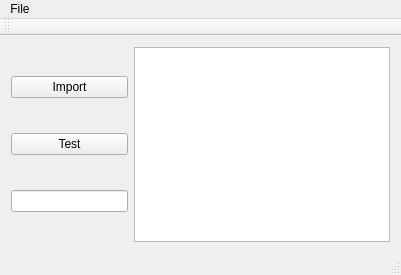
<?xml version="1.0" encoding="UTF-8"?>
<ui version="4.0">
 <class>MainWindow</class>
 <widget class="QMainWindow" name="MainWindow">
  <property name="geometry">
   <rect>
    <x>0</x>
    <y>0</y>
    <width>401</width>
    <height>275</height>
   </rect>
  </property>
  <property name="windowTitle">
   <string>MainWindow</string>
  </property>
  <widget class="QWidget" name="centralWidget">
   <layout class="QGridLayout" name="gridLayout">
    <item row="0" column="0">
     <layout class="QHBoxLayout" name="horizontalLayout">
      <item>
       <layout class="QVBoxLayout" name="verticalLayout">
        <item>
         <widget class="QPushButton" name="importButton">
          <property name="text">
           <string>Import</string>
          </property>
         </widget>
        </item>
        <item>
         <widget class="QPushButton" name="testButton">
          <property name="text">
           <string>Test</string>
          </property>
         </widget>
        </item>
        <item>
         <widget class="QLineEdit" name="testLine"/>
        </item>
       </layout>
      </item>
      <item>
       <widget class="QListWidget" name="testList"/>
      </item>
     </layout>
    </item>
   </layout>
  </widget>
  <widget class="QMenuBar" name="menuBar">
   <property name="geometry">
    <rect>
     <x>0</x>
     <y>0</y>
     <width>401</width>
     <height>19</height>
    </rect>
   </property>
   <widget class="QMenu" name="menuFile">
    <property name="title">
     <string>File</string>
    </property>
    <addaction name="menuFileEdit"/>
   </widget>
   <addaction name="menuFile"/>
  </widget>
  <widget class="QToolBar" name="mainToolBar">
   <attribute name="toolBarArea">
    <enum>TopToolBarArea</enum>
   </attribute>
   <attribute name="toolBarBreak">
    <bool>false</bool>
   </attribute>
  </widget>
  <widget class="QStatusBar" name="statusBar"/>
  <action name="menuFileEdit">
   <property name="text">
    <string>Edit</string>
   </property>
  </action>
 </widget>
 <layoutdefault spacing="6" margin="11"/>
 <resources/>
 <connections/>
</ui>
